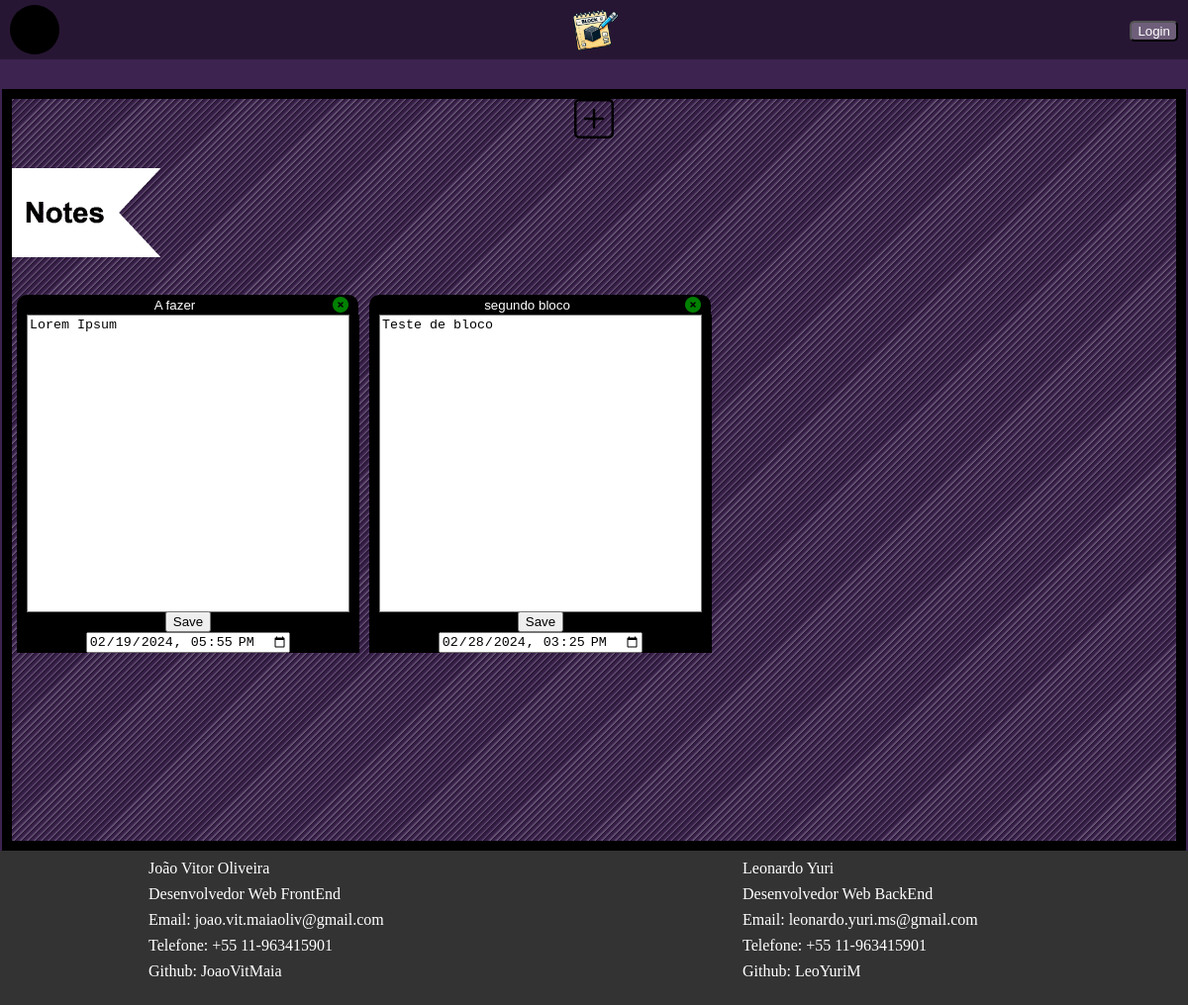
The app's page /, older data.
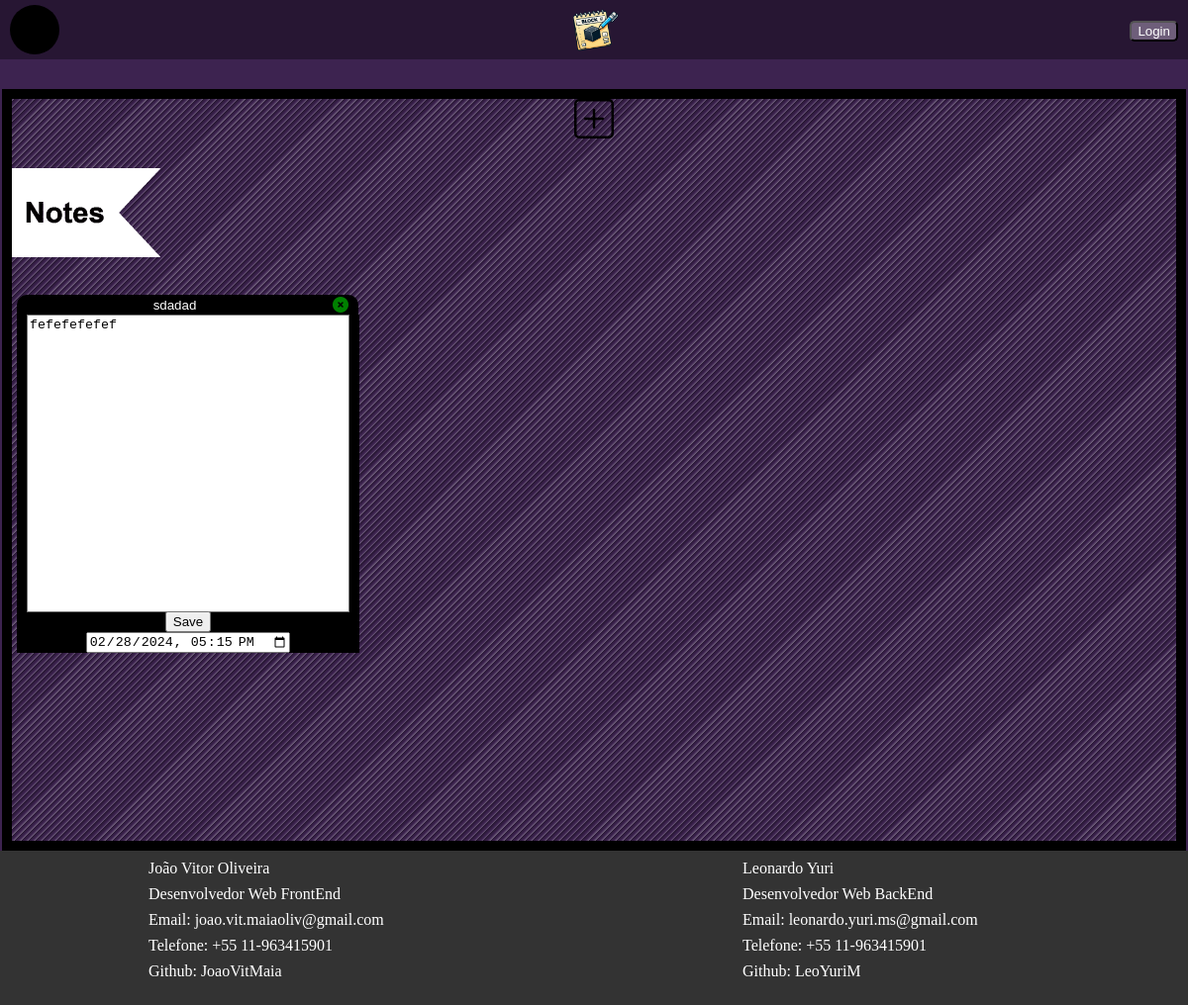
The same page, newer data.
### todoist/models.py (models this page shows, shortened)
class Bloco(models.Model):
    user = models.ForeignKey(
        get_user_model(),
        on_delete=models.CASCADE,
        null=True
    )
    bloco_titulo = models.CharField(max_length=200)
    bloco_texto = models.CharField(max_length=500)
    data_pub = models.DateTimeField("data de criação")

### todoist/views.py (the view)
# urls.py: path("", views.index, name="index"),
def index(request):
    bloco_list = __retorna_blocos(request)
    template = loader.get_template("todoist/index.html")
    context = {
        "bloco_list": bloco_list,
    }
    return HttpResponse(template.render(context, request))

### todoist/views.py (called while the page is built)
def __retorna_blocos(request):
    if request.user.is_authenticated:
        result = Bloco.objects.filter(Q(user=request.user) | Q(user__isnull=True))
    else:
        result = Bloco.objects.filter(user__isnull=True)
    return result

### todoist/templates/todoist/index.html (shortened to what this page needs)
{% load static %}
<!DOCTYPE html>
<html lang="pt-br" xmlns="http://www.w3.org/1999/html" xmlns="http://www.w3.org/1999/html">
<head>
    <link rel="stylesheet" href="{% static  'todoist/css/style.css' %}">
    <link rel="stylesheet" href="{% static  'todoist/css/reset.css' %}">
</head>
<body>
    <header>
        <nav>
            <ul class="header-ul">
                <li>
                    <div class="user" id="userMenu">
                        <img id="userPhoto" src="{% static  'todoist/img/user.png' %}" alt="">
                    </div>
                </li>
                <li class="logo">
                    <a href="#"><img class="logo-img" src="{% static  'todoist/img/icon.png' %}" alt=""></a>
                </li>
                {% if not request.user.is_authenticated %}
                <li class="Login">
                    <button id="loginButton"><a rel="next" href="accounts/login/">Login</a></button>
                </li>
                {% else %}
                <li class="Login">
                    <button id="logoutButton"><a href="{% url 'todoist:encerrar_sessao' %}">Logout</a></button>
                </li>
                {% endif %}
            </ul>
        </nav>
    </header>
    <main>
        <nav>
            <a class="add-button" href="#">
            </a>
        </nav>
        <div class="main-container">
            <img class="flag-img" src="{% static  'todoist/img/Flag.png' %}" alt="">
            <ul class="block-ul">
                {% if bloco_list %}
                    {% for bloco in bloco_list %}
                        <form class="formulario" action="{% url 'todoist:update' bloco.id %}" method="post">
                            <li class="block-list">
                                <div class="block">
                                    <div class="block-header">
                                        <div class="input-wrapper">
                                            <input class="title-input"  name="titulo" placeholder="Title" maxlength="10" type="text" value="{{ bloco.bloco_titulo}}">
                                        </div>
                                        <div class="icon-wrapper">
                                            <a href="{% url 'todoist:delete' bloco.id %}" id="exclude-form"><i class="fa-solid fa-circle-xmark"></i></a>
                                        </div>
                                    </div>
                                    <div class="input-container"><textarea name="texto" rows="24" cols="39">{{ bloco.bloco_texto}}</textarea></div>
                                    <div class="submit-button">
                                        <input class="submit-input" type="submit" value="Save">
                                        <div class="date-wrapper">
                                            <input class="datetime-local" name="data" placeholder="Date" maxlength="10" type="datetime-local" value="{{ bloco.data_pub|date:'Y-m-d' }}T{{bloco.data_pub|time:'H:i'}}">
                                        </div>
                                    </div>
                                </div>
                            </li>
                        </form>
                    {% endfor %}
                {% endif%}
            </ul>
        </div>
    </main>
    <footer>
        <div class="container">
            <div class="footer-content footer-content-j">
                <h2>João Vitor Oliveira</h2>
                <p>Desenvolvedor Web FrontEnd</p>
                <p>Email: joao.vit.maiaoliv@gmail.com</p>
                <p>Telefone: +55 11-963415901</p>
                <p>Github: <a target="_blank" href="https://github.com/JoaoVitMaia">JoaoVitMaia</a></p><br>
            </div>
            <div class="footer-content footer-content-l">
                <h2>Leonardo Yuri</h2>
                <p>Desenvolvedor Web BackEnd</p>
                <p>Email: leonardo.yuri.ms@gmail.com</p>
                <p>Telefone: +55 11-963415901</p>
                <p>Github: <a target="_blank" href="https://github.com/LeoYuriM">LeoYuriM</a></p>
            </div>
        </div>
    </footer>
</body>
</html>

### todoist/static/todoist/css/style.css (style rules this page uses)
body { width: 100%; height: 100%; background-color: #3D2350; }
header nav { background-color: #271633; height: 60px; }
.user { padding-left: 10px; position: relative; display: inline-block; }
.user img { width: 50px; height: 50px; border-radius: 50%; }
.header-ul { display: flex; justify-content: space-between; }
.logo-img { cursor: auto; width: 70px; justify-content: center; align-items: center; }
header nav li { margin-top: -5px; display: flex; align-items: center; }
button { background-color: #6E5E7A; color: white; border-radius: 5px; margin-right: 10px; }
main { background: repeating-linear-gradient( -45deg, #6E5E7A, #3D2350 2px, #271633 5px ); padding-top: 100px; max-width: 98%; height: 750px; border: 10px solid black; margin: auto; margin-top: 30px; padding-top: 0px; overflow: hidden; }
.main-container { overflow-y: scroll; }
main nav { width: 100%; height: 40px; display: flex; justify-content: center; }
.flag-img { width: 150px; }
.bi { display: flex; width: 40px; height: 40px; }
button a { cursor: default; color: white; }
a { text-decoration: none; color: black; }
.formulario { transition: opacity 0.5s ease-in-out; opacity: 1; }
.block { margin: 5px; }
.block-ul { display: flex; flex-wrap: wrap; height: 550px; }
.block-header { width: 345px; height: 20px; background-color: black; text-align: center; border-style: none; border-radius: 10px 10px 0px 0px; display: flex; justify-content: space-between; align-items: center; }
.title-input { border-style: none; text-align: center; width: 100px; background-color: black; color: white; }
.input-wrapper { flex-grow: 1; margin-right: auto; }
.icon-wrapper { flex-shrink: 0; margin-right: 10px; }
.fa-solid { color: green; }
.input-container { height: 300px; border-left: 10px solid black; border-right: 10px solid black; }
textarea { background-color: white; resize: none; height: 295px; width: 320px; }
.submit-button { background-color: black; text-align: center; }
.date-wrapper { flex-shrink: 0; }
footer { background-color: #333; color: #fff; padding: 30px 0; margin: auto; }
.container { padding-top: 10px; display: flex; justify-content: space-around; flex-wrap: wrap; }
.footer-content { width: 300px; }
.footer-content h2 { margin-bottom: 10px; }
.footer-content p { margin-bottom: 10px; }
.footer-content p:last-child { margin-bottom: 0; }
.footer-content a { color: #fff; text-decoration: none; transition: color 0.3s ease; }

Row changes from the older to the newer data that the page shows:
removed Bloco: titulo "A fazer", texto "Lorem Ipsum", data "02/19/2024 17:55"
removed Bloco: titulo "segundo bloco", texto "Teste de bloco", data "02/28/2024 15:25"
added Bloco: titulo "sdadad", texto "fefefefefef", data "02/28/2024 17:15"
